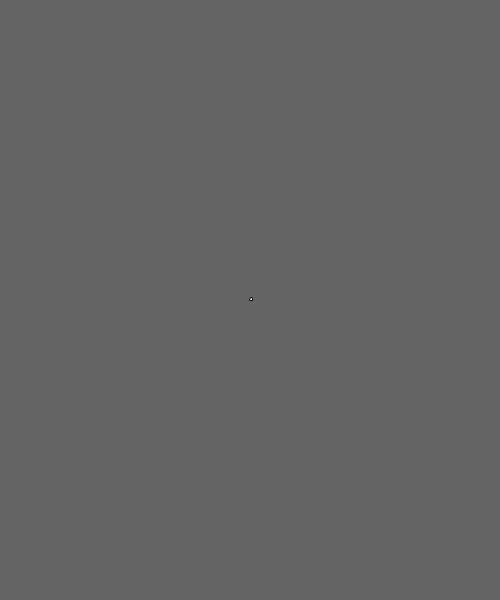
Frame 1 (no input)
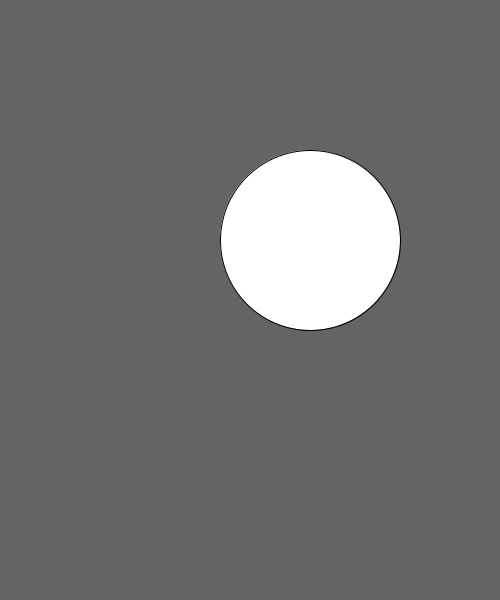
Frame 60 (the mouse pressed at the canvas centre just before this capture)
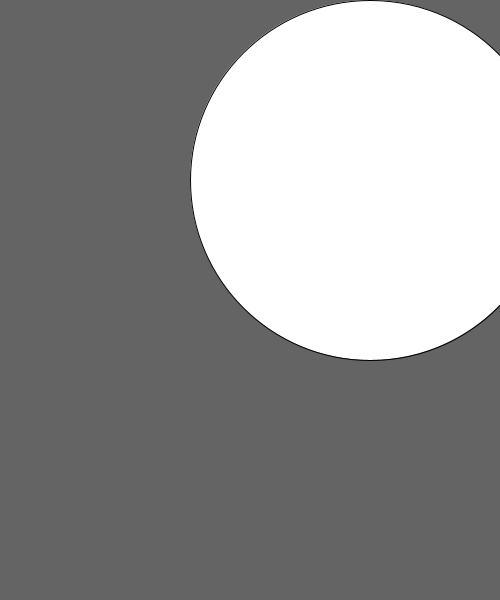
Frame 120 (the mouse held since frame 60 and released just before this capture)

The Processing sketch that drew these frames (run headless with seeded random() and noise(); from frame 60 on, the mouse is pressed at the canvas centre):

// Processing sketch: basic_01
// ── basic_01.pde
int x;
int y;
int dia;

void setup(){
  size(500,600);
  x = width/2;
  y = height/2;
}

void draw() {
  background(100);
  x++; //x = x + 1;
  y--; //y = y - 1;
  dia +=3; // dia= dia+3;
  ellipse(x,y,dia,dia);
}
